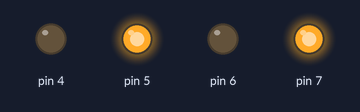
A sketch run on a simulated Arduino Uno, built with avr-gcc and run on an emulated ATmega328P. Parts: output pins drawn as LEDs (lit = HIGH).

Above: at 0.1 s.
At 3.1 s:
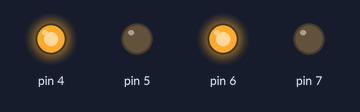
At 5.1 s:
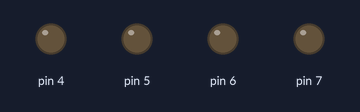
Timing chart, 0 to 6.6 s (numbered marks = the images above):
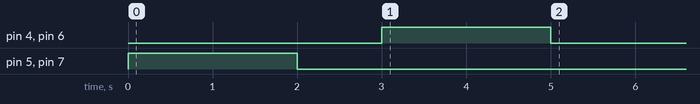

The sketch:

test.ino
```cpp
void setup() {
  // put your setup code here, to run once:
  DDRD = DDRD | 0B11110000;
  PORTD = PORTD & 0B0000011;

  PORTD = PORTD | 0B10100000;
  delay(2000);
  // to stop
  PORTD = PORTD & 0B00000011;
  delay(1000);
  // another direction
  PORTD = PORTD | 0B01010000;
  delay(2000);
  PORTD = PORTD & 0B00000011;
}

void loop() {
  return;
  // put your main code here, to run repeatedly:
  PORTD = PORTD | 0B10100000;
  delay(2000);
  // to stop
  PORTD = PORTD & 0B00000011;
  delay(1000);
  // another direction
  PORTD = PORTD | 0B01010000;
  delay(2000);
}
```
